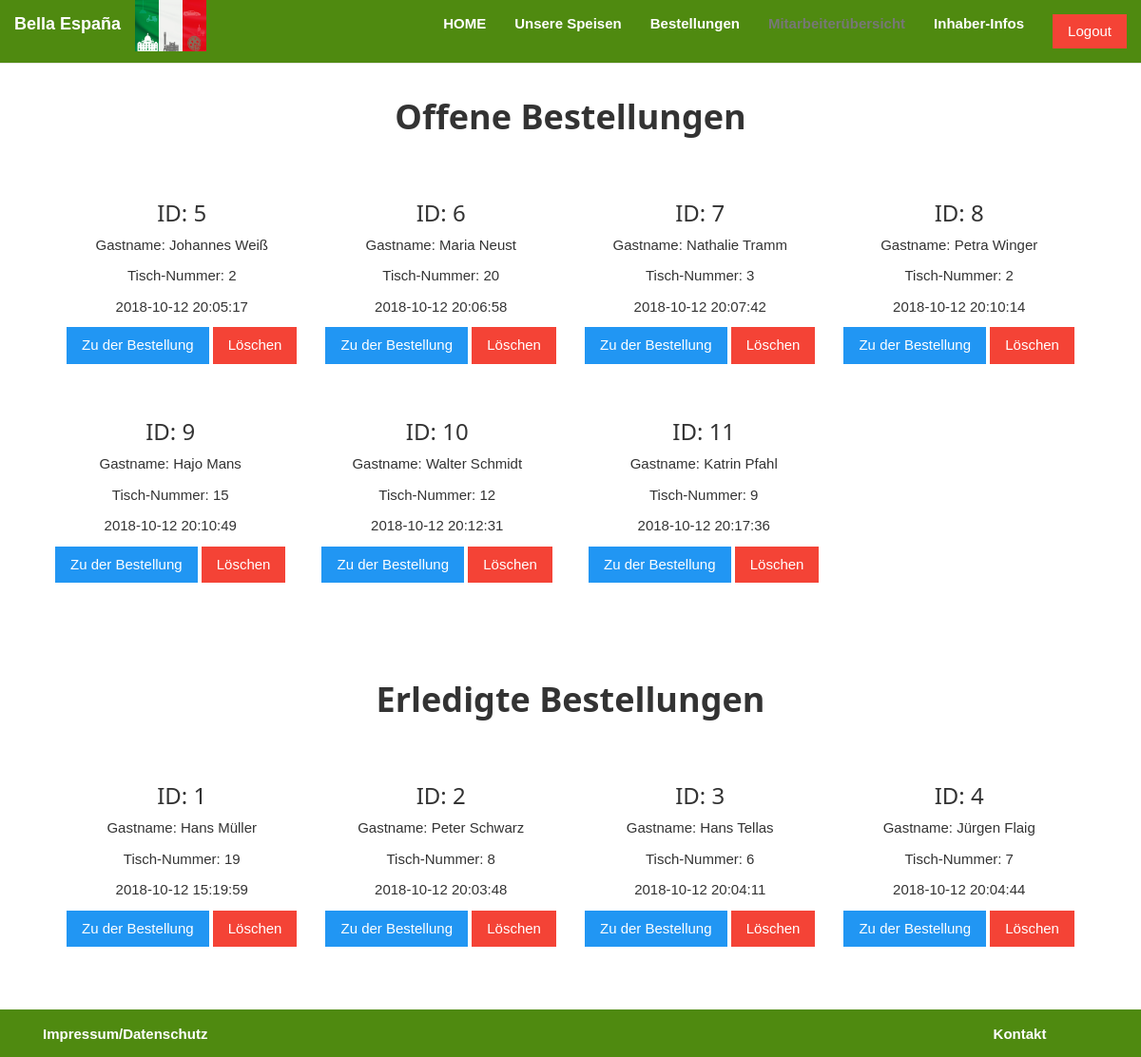
The app's page /src/Bestellungen.php (signed in), older data.
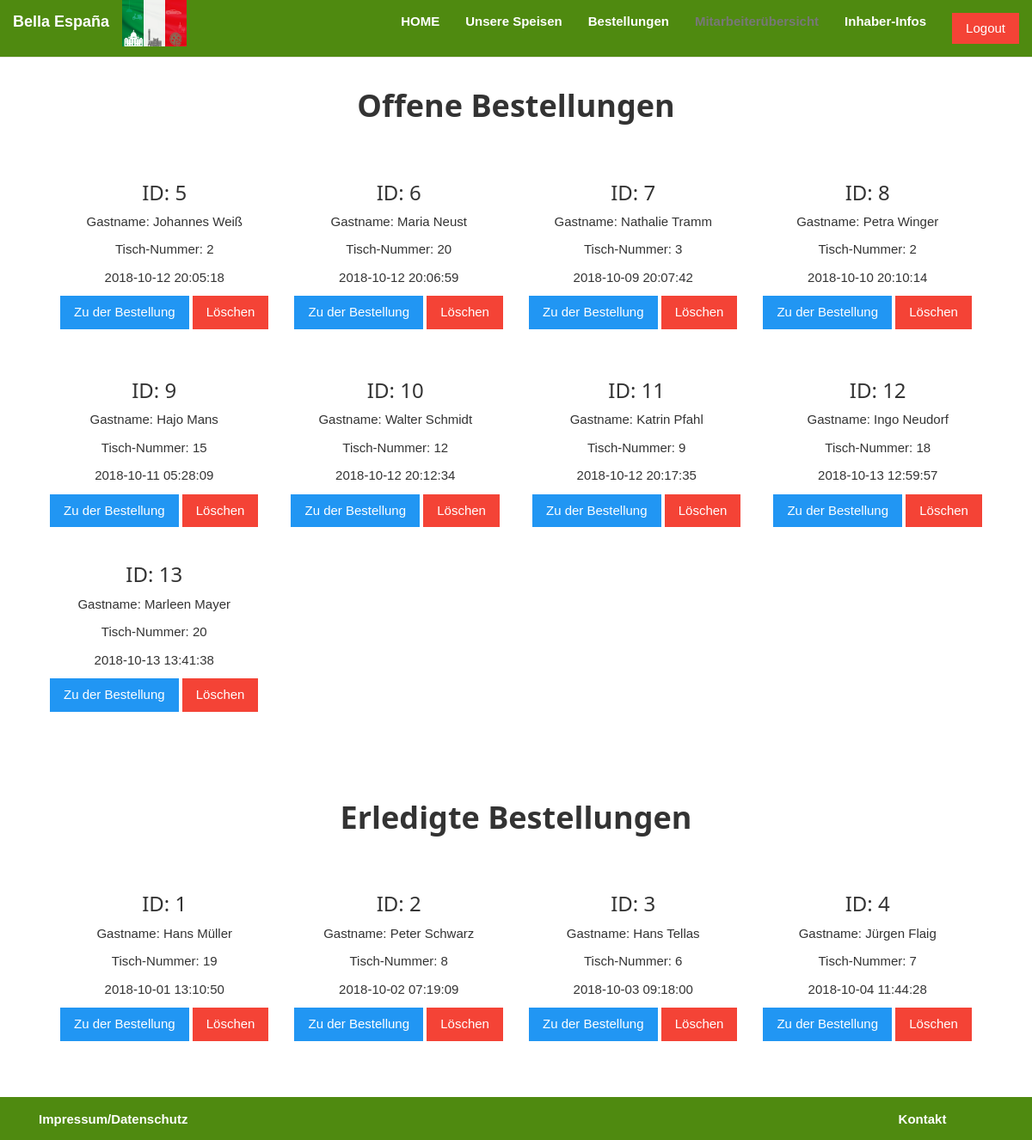
The same page, newer data.
### tables this page shows
CREATE TABLE `restaurant` (
  `restaurant_id` int(5) NOT NULL,
  `restaurant_name` varchar(100) NOT NULL
);

CREATE TABLE `bestellung` (
  `bestellung_id` int(5) NOT NULL,
  `restaurant_id` int(5) NOT NULL DEFAULT '1',
  `bestellung_datum` datetime NOT NULL,
  `bestellung_erledigt` tinyint(1) NOT NULL DEFAULT '0',
  `gast_id` int(5) NOT NULL,
  `bestellung_bewertung` int(5) DEFAULT NULL
);

CREATE TABLE `gaeste` (
  `id` int(5) NOT NULL,
  `name` varchar(100) NOT NULL,
  `tisch` int(5) NOT NULL,
  `raum_id` int(5) NOT NULL,
  `datum` datetime NOT NULL
);

### src/Bestellungen.php (the view, shortened to what this page needs)
<!DOCTYPE>
<html>
<head>
<link rel="stylesheet" href="..\css\bootstrap.min.css">
<link rel="stylesheet" href="..\css\style.css">
<link rel="stylesheet" href="..\css\w3.css">
</head>
<body id="Bestellungen" data-spy="scroll" data-target=".navbar"
	data-offset="50">
<?php
include 'Sicherheit.php';
include 'Funktionen.php';
getNavbar();
function printBestellungen($erledigt)
{
    $pdo = new PDO('mysql:host=localhost;dbname=restaurant_db;charset=utf8', 'root', '');
    $statement = $pdo->prepare("SELECT `bestellung_id`, `name`, `tisch`, `bestellung_datum`, `bestellung_erledigt` FROM `bestellung` INNER JOIN gaeste on gaeste.id = bestellung.gast_id WHERE `bestellung_erledigt` = :erledigt");
    $statement->execute(array(
        ":erledigt" => $erledigt
    ));
    $counter = 0;
    while ($bestellung = $statement->fetch()) {
        $bestellung_id = $bestellung['bestellung_id'];
        if ($counter % 4 == 0 && $counter != 0) {
            echo '</div><div class="w3-row-padding w3-padding-16 w3-center">';
        } else if ($counter % 4 == 0 && $counter == 0) {
            echo '<div class="w3-row-padding w3-padding-16 w3-center w3-margin">';
        }
        echo '<div class="w3-quarter">
                    <h3>ID: ', $bestellung['bestellung_id'], '</h3>
                    <p>Gastname: ', $bestellung['name'], '</p>
                     <p>Tisch-Nummer: ', $bestellung['tisch'], '</p>
                    <p>', $bestellung['bestellung_datum'], '</p>
                    <a href="BestellungDetails.php?bestellung_id=', $bestellung_id, '"><Button class="w3-button w3-blue">Zu der Bestellung</Button></a>
                    <Button class="w3-button w3-red" onclick="loeschen(', $bestellung_id, ')">L&ouml;schen</Button>
                    </div>';
        $counter ++;
    }
    if ($counter % 4 != 0) {
        echo '</div>';
    }
}
?>
<div id="bestellungen" class="container-fluid text-center w3-margin">
		<br> <br>
		<div class="w3-row-padding w3-padding-16 w3-center w3-margin">
			<h1>
				<b>Offene Bestellungen</b>
			</h1>
		</div>
<?php
printBestellungen(0);
?>
<div class="w3-row-padding w3-padding-16 w3-center w3-margin">
			<br> <br>
			<h1>
				<b>Erledigte Bestellungen</b>
			</h1>
		</div>
<?php
printBestellungen(1);
?>
	</div>
	<br>
	<br>
	<br>
</body>
<footer class="container-fluid md-12 text center navbar-fixed-bottom">
	<div class="col-md-2 navbar-text pull-left">
		<p>
			<a href="Impressum.php"><b>Impressum/Datenschutz</b></a>
		</p>
	</div>
	<div id="testDiv" class="col-md-7 navbar-text pull-left">
	</div>
	<div class="col-md-2 navbar-text pull-right">
		<p>
			<a href="Kontakt.php"><b>Kontakt</b></a>
		</p>
	</div>
</footer>
</html>

### src/Sicherheit.php (shortened to what this page needs)
<!DOCTYPE>
<html>
<head>
<link rel="stylesheet" href="..\css\bootstrap.min.css">
<link rel="stylesheet" href="..\css\style.css">
<link rel="stylesheet" href="..\css\w3.css">
</head>
<body>
</body>
</html>

### src/Funktionen.php (shortened to what this page needs)
<?php
function getRestaurantName() {
    $pdo = new PDO('mysql:host=localhost;dbname=restaurant_db;charset=utf8', 'root', '');
    $statement = $pdo->prepare("SELECT restaurant_name FROM restaurant WHERE restaurant_id = 1");
    $statement->execute(array());
    $row = $statement->fetch();
    $name = $row[0];
    return $name;
}
function getNavbar(){
    include_once 'Navbar.php';
    if(isset($_SESSION['mitarbeiter_benutzername'])) {
        getNavbarMitarbeiter();
    }
    else{
        getNavbarKunde(getKundenId());
    }
}
?>

### src/Navbar.php (shortened to what this page needs)
<?php
function getNavbarMitarbeiter()
{
    ?>
<nav class="navbar navbar-default navbar-fixed-top">
	<div class="container-fluid">
		<div class="navbar-header">
			<a href="Startseite.php"><img alt="Logo" src="..\img\Logo.jpg"
				width="75px" height="54px"></a> <a id="restaurant-name"
				class="navbar-brand" href="Startseite.php"><b><?php echo getRestaurantName(); ?></b></a>
		</div>
		<div class="collapse navbar-collapse" id="myNavbar">
			<ul class="nav navbar-nav navbar-right white">
				<li><a id="Navbar_HomeM" href="Startseite.php"><b>HOME</b></a></li>
				<li><a id="Navbar_SpeisenM" href="Speisekarte.php"><b>Unsere Speisen</b></a></li>
				<li><a id="Navbar_BestellungenM" href="Bestellungen.php"><b>Bestellungen</b></a></li>
				<li><a id="Navbar_Mitarbeiterübersicht"
					href="Mitarbeiter&uuml;bersicht.php"><b>Mitarbeiter&uuml;bersicht</b></a></li>
				<li>
        <?php
    if ($_SESSION['mitarbeiter_benutzername'] === "russo_f") {
        echo '<li><a id="Inhaber_Infos" href="http://localhost/RestaurantJava/InhaberInhalt.jsp"><b>Inhaber-Infos</b></a></li>';
    }
    ?>
				<li><a href="Logout.php"><Button class="w3-button w3-red"
							onclick="logout()">Logout</Button></a></li>
			</ul>
		</div>
	</div>
</nav>
<?php
}
?>

### css/style.css (style rules this page uses)
body { margin: auto; background-color: #FFFFFF; }
#restaurant-name { color: #ffffff; }
#Home, #Navbar_HomeM, #Navbar_SpeisenM, #Navbar_BestellungenM, #Navbar_Mitarbeiter�bersicht, #Navbar_Warenkorb, #Navbar_Speisen, #Inhaber_Infos { color: #ffffff; }
.white { color: white; }
footer { position: fixed; bottom: 0 !important; background-color: #4F8A10; width:100%; height: 50px; text-align: center; color: white; }
.navbar { background-color: #4F8A10; color: white; }

### css/w3.css (style rules this page uses)
html { box-sizing:border-box }
*,*:before,*:after { box-sizing:inherit }
html { -ms-text-size-adjust:100%;-webkit-text-size-adjust:100% }
body { margin:0 }
article,aside,details,figcaption,figure,footer,header,main,menu,nav,section,summary { display:block }
a { background-color:transparent;-webkit-text-decoration-skip:objects }
img { border-style:none }
button,input,select,textarea { font:inherit;margin:0 }
button,input { overflow:visible }
button,select { text-transform:none }
button,html [type=button],[type=reset],[type=submit] { -webkit-appearance:button }
html,body { font-family:Verdana,sans-serif;font-size:15px;line-height:1.5 }
html { overflow-x:hidden }
h1 { font-size:36px }
h3 { font-size:24px }
h1,h2,h3,h4,h5,h6 { font-family:"Segoe UI",Arial,sans-serif;font-weight:400;margin:10px 0 }
img { vertical-align:middle }
a { color:inherit }
.w3-btn,.w3-button { border:none;display:inline-block;padding:8px 16px;vertical-align:middle;overflow:hidden;text-decoration:none;color:inherit;background-color:inherit;text-align:center;cursor:pointer;white-space:nowrap }
.w3-btn,.w3-button { -webkit-touch-callout:none;-webkit-user-select:none;-khtml-user-select:none;-moz-user-select:none;-ms-user-select:none;user-select:none }
.w3-container:after,.w3-container:before,.w3-panel:after,.w3-panel:before,.w3-row:after,.w3-row:before,.w3-row-padding:after,.w3-row-padding:before, .w3-cell-row:before,.w3-cell-row:after,.w3-clear:after,.w3-clear:before,.w3-bar:before,.w3-bar:after { content:"";display:table;clear:both }
.w3-col,.w3-half,.w3-third,.w3-twothird,.w3-threequarter,.w3-quarter { float:left;width:100% }
@media (min-width:601px) { .w3-col.m3,.w3-quarter { width:24.99999% } }
.w3-row-padding,.w3-row-padding>.w3-half,.w3-row-padding>.w3-third,.w3-row-padding>.w3-twothird,.w3-row-padding>.w3-threequarter,.w3-row-padding>.w3-quarter,.w3-row-padding>.w3-col { padding:0 8px }
.w3-center { text-align:center!important }
.w3-margin { margin:16px!important }
.w3-padding-16 { padding-top:16px!important;padding-bottom:16px!important }
.w3-blue,.w3-hover-blue:hover { color:#fff!important;background-color:#2196F3!important }
.w3-red,.w3-hover-red:hover { color:#fff!important;background-color:#f44336!important }

Row changes from the older to the newer data that the page shows:
changed bestellung "Johannes Weiß": bestellung_datum "2018-10-12 20:05:17" → "2018-10-12 20:05:18"
changed bestellung "Maria Neust": bestellung_datum "2018-10-12 20:06:58" → "2018-10-12 20:06:59"
changed bestellung "Nathalie Tramm": bestellung_datum "2018-10-12 20:07:42" → "2018-10-09 20:07:42"
changed bestellung "Petra Winger": bestellung_datum "2018-10-12 20:10:14" → "2018-10-10 20:10:14"
changed bestellung "Hajo Mans": bestellung_datum "2018-10-12 20:10:49" → "2018-10-11 05:28:09"
changed bestellung "Walter Schmidt": bestellung_datum "2018-10-12 20:12:31" → "2018-10-12 20:12:34"
changed bestellung "Katrin Pfahl": bestellung_datum "2018-10-12 20:17:36" → "2018-10-12 20:17:35"
added bestellung: bestellung_id "12", gaeste.name "Ingo Neudorf", gaeste.tisch "18", bestellung_datum "2018-10-13 12:59:57"
added bestellung: bestellung_id "13", gaeste.name "Marleen Mayer", gaeste.tisch "20", bestellung_datum "2018-10-13 13:41:38"
changed bestellung "Hans Müller": bestellung_datum "2018-10-12 15:19:59" → "2018-10-01 13:10:50"
changed bestellung "Peter Schwarz": bestellung_datum "2018-10-12 20:03:48" → "2018-10-02 07:19:09"
changed bestellung "Hans Tellas": bestellung_datum "2018-10-12 20:04:11" → "2018-10-03 09:18:00"
changed bestellung "Jürgen Flaig": bestellung_datum "2018-10-12 20:04:44" → "2018-10-04 11:44:28"
